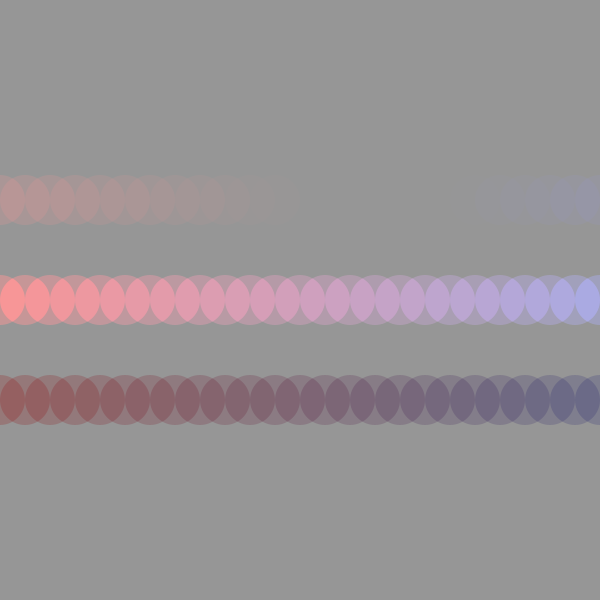
Frame 1 (no input)
Frame 60 (the mouse pressed at the canvas centre just before this capture): identical to frame 1, image omitted
Frame 120 (the mouse held since frame 60 and released just before this capture): identical to frame 1, image omitted

The Processing sketch that drew this single still picture (run headless with seeded random() and noise(); from frame 60 on, the mouse is pressed at the canvas centre):

// Processing sketch: w10a_blendLerp
// ── w10a_blendLerp.pde


void setup() {
  size(600, 600);
  colorMode(RGB);
}

void draw() {
  color from = color(255, 0, 0, 50);
  color to = color(50, 55, 200, 50);

  color result = lerpColor(from, to, map(mouseX, 0, width, 0, 1));
  background(150);

  blendMode(ADD);
  for (int i = 0; i <= width; i+=25) {
    noStroke();
    fill(lerpColor(from, to, map(i, 0, width, 0, 1)));
    ellipse(i, height/2, 50, 50);
  }
  blendMode(LIGHTEST);
  for (int i = 0; i <= width; i+=25) {
    noStroke();
    fill(lerpColor(from, to, map(i, 0, width, 0, 1)));
    ellipse(i, height/2-100, 50, 50);
  }
  blendMode(MULTIPLY);
  for (int i = 0; i <= width; i+=25) {
    noStroke();
    fill(lerpColor(from, to, map(i, 0, width, 0, 1)));
    ellipse(i, height/2+100, 50, 50);
  }
}
